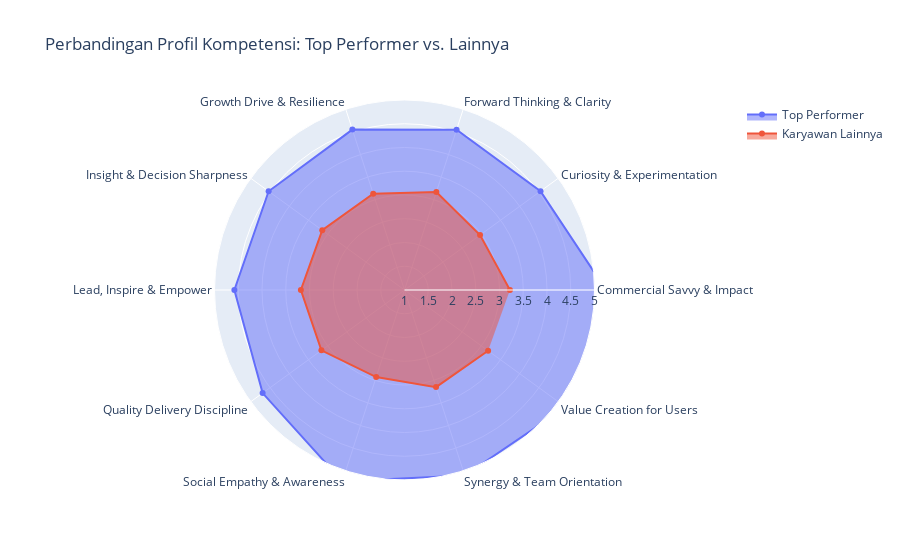

This figure's notebook cell:
### Markdown cell above
## Perbandingan Profil Kompetensi

### Code cell
# Di sini, kita ingin membandingkan profil kompetensi kedua grup secara menyeluruh.

# Menyiapkan data kompetensi terbaru
comp_data = (
    dfs['competencies_yearly']
    .query(f"year == {dfs['competencies_yearly']['year'].max()}")
    .merge(dfs['dim_competency_pillars'], on='pillar_code')
    .merge(df_main[['employee_id', 'is_top_performer']], on='employee_id')
)

# Menghitung rata-rata skor per pilar untuk setiap grup
comp_avg = comp_data.groupby(['pillar_label', 'is_top_performer'])['score'].mean().unstack()

# Radar Chart
fig_comp = go.Figure()

fig_comp.add_trace(go.Scatterpolar(
    r=comp_avg[True],
    theta=comp_avg.index,
    fill='toself',
    name='Top Performer'
))
fig_comp.add_trace(go.Scatterpolar(
    r=comp_avg[False],
    theta=comp_avg.index,
    fill='toself',
    name='Karyawan Lainnya'
))

fig_comp.update_layout(
    title='Perbandingan Profil Kompetensi: Top Performer vs. Lainnya',
    polar=dict(radialaxis=dict(visible=True, range=[1, 5]))
)
fig_comp.show()

### Figure 1 — Plotly figure (JSON) as saved in the notebook; plotly's stock layout.template omitted (floating-point values rounded to 4 significant figures)
{"data": [{"fill": "toself", "name": "Top Performer", "r": [5.242, 4.539, 4.548, 4.55, 4.535, 4.582, 4.692, 5.234, 5.106, 5.197], "theta": ["Commercial Savvy & Impact", "Curiosity & Experimentation", "Forward Thinking & Clarity", "Growth Drive & Resilience", "Insight & Decision Sharpness", "Lead, Inspire & Empower", "Quality Delivery Discipline", "Social Empathy & Awareness", "Synergy & Team Orientation", "Value Creation for Users"], "type": "scatterpolar"}, {"fill": "toself", "name": "Karyawan Lainnya", "r": [3.22, 2.966, 3.17, 3.133, 3.14, 3.182, 3.162, 2.928, 3.15, 3.176], "theta": ["Commercial Savvy & Impact", "Curiosity & Experimentation", "Forward Thinking & Clarity", "Growth Drive & Resilience", "Insight & Decision Sharpness", "Lead, Inspire & Empower", "Quality Delivery Discipline", "Social Empathy & Awareness", "Synergy & Team Orientation", "Value Creation for Users"], "type": "scatterpolar"}], "layout": {"polar": {"radialaxis": {"range": [1, 5], "visible": true}}, "title": {"text": "Perbandingan Profil Kompetensi: Top Performer vs. Lainnya"}}}
